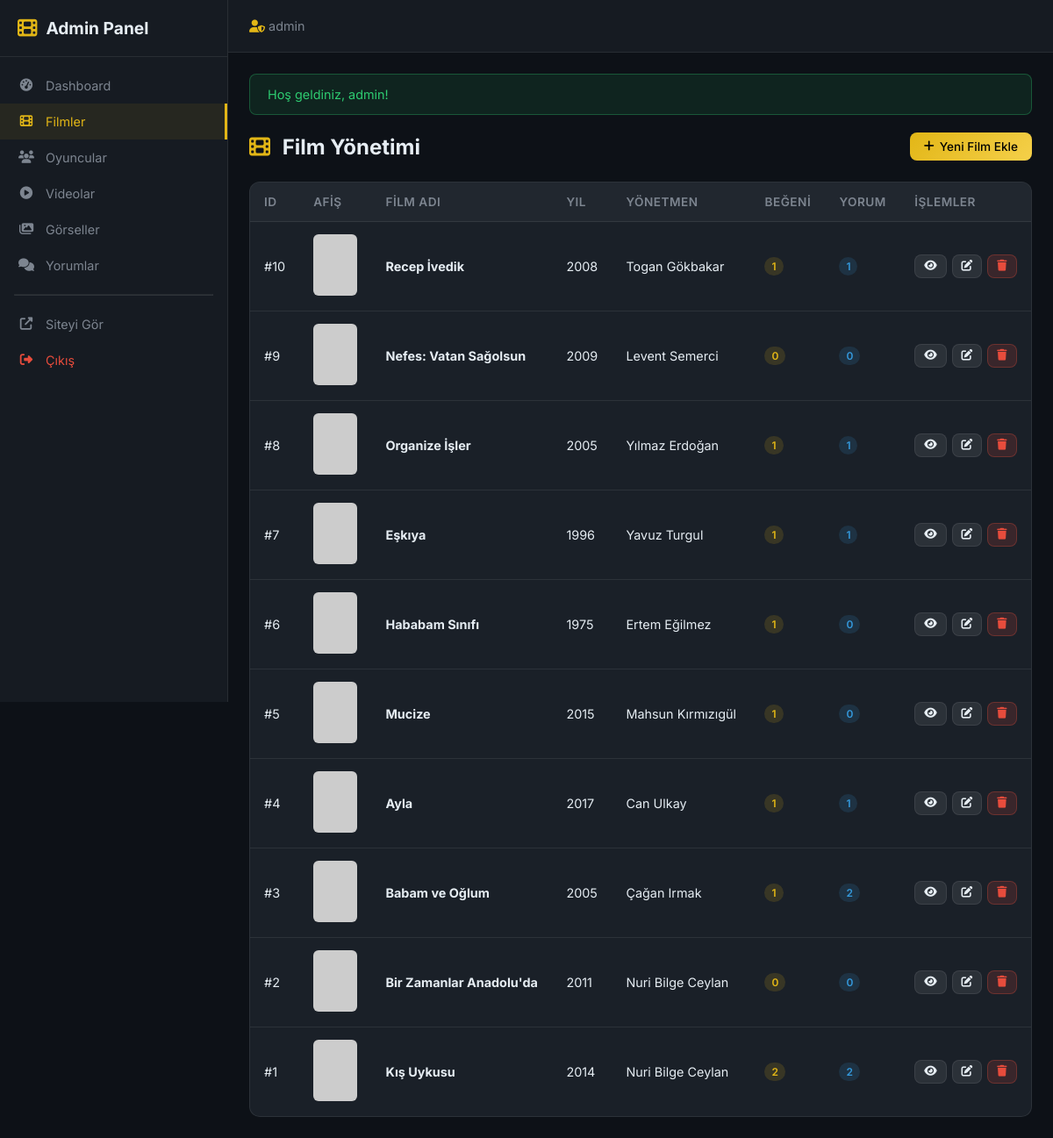
/admin/movies.php (signed in), run on the app's committed database.
### tables this page shows
CREATE TABLE `movies` (
  `id` INTEGER PRIMARY KEY AUTOINCREMENT,
  `title` VARCHAR(255) NOT NULL,
  `year` INTEGER NOT NULL,
  `description` TEXT NOT NULL,
  `poster_url` VARCHAR(500) DEFAULT NULL,
  `cover_url` VARCHAR(500) DEFAULT NULL,
  `director` VARCHAR(100) DEFAULT NULL,
  `genre` VARCHAR(100) DEFAULT NULL,
  `duration` INT DEFAULT NULL ,
  `created_at` DATETIME NOT NULL DEFAULT CURRENT_TIMESTAMP,
  `updated_at` DATETIME DEFAULT NULL 
);

### admin/movies.php (the view, shortened to what this page needs)
<?php
require_once __DIR__ . '/includes/admin_header.php';
$stmt = $pdo->query("
    SELECT m.*, COUNT(l.id) as like_count,
    (SELECT COUNT(*) FROM comments WHERE movie_id = m.id) as comment_count
    FROM movies m
    LEFT JOIN likes l ON m.id = l.movie_id
    GROUP BY m.id
    ORDER BY m.id DESC
");
$movies = $stmt->fetchAll();
?>
<div class="admin-page-header">
    <h1><i class="fas fa-film"></i> Film Yönetimi</h1>
    <a href="<?= SITE_URL ?>/admin/movie_form.php" class="admin-btn admin-btn-primary">
        <i class="fas fa-plus"></i> Yeni Film Ekle
    </a>
</div>
<div class="admin-table-wrapper">
    <table class="admin-table">
        <thead>
            <tr>
                <th>ID</th>
                <th>Afiş</th>
                <th>Film Adı</th>
                <th>Yıl</th>
                <th>Yönetmen</th>
                <th>Beğeni</th>
                <th>Yorum</th>
                <th>İşlemler</th>
            </tr>
        </thead>
        <tbody>
            <?php foreach ($movies as $movie): ?>
                <tr>
                    <td>#<?= $movie['id'] ?></td>
                    <td>
                        <img src="<?= e($movie['poster_url'] ?: 'https://via.placeholder.com/50x70/1a1a2e/e2b616?text=F') ?>"
                             alt="" onerror="this.src='https://via.placeholder.com/50x70/1a1a2e/e2b616?text=F'">
                    </td>
                    <td><strong><?= e($movie['title']) ?></strong></td>
                    <td><?= e($movie['year']) ?></td>
                    <td><?= e($movie['director'] ?? '-') ?></td>
                    <td><span class="badge badge-gold"><?= $movie['like_count'] ?></span></td>
                    <td><span class="badge badge-blue"><?= $movie['comment_count'] ?></span></td>
                    <td>
                        <div class="admin-actions">
                            <a href="<?= SITE_URL ?>/movie.php?id=<?= $movie['id'] ?>" class="admin-btn admin-btn-secondary admin-btn-sm" target="_blank">
                                <i class="fas fa-eye"></i>
                            </a>
                            <a href="<?= SITE_URL ?>/admin/movie_form.php?id=<?= $movie['id'] ?>" class="admin-btn admin-btn-secondary admin-btn-sm">
                                <i class="fas fa-edit"></i>
                            </a>
                            <a href="<?= SITE_URL ?>/admin/movies.php?delete=<?= $movie['id'] ?>&token=<?= $_SESSION['csrf_token'] ?>"
                               class="admin-btn admin-btn-danger admin-btn-sm delete-confirm">
                                <i class="fas fa-trash"></i>
                            </a>
                        </div>
                    </td>
                </tr>
            <?php endforeach; ?>
        </tbody>
    </table>
</div>
<?php require_once __DIR__ . '/includes/admin_footer.php'; ?>

### assets/css/admin.css (style rules this page uses)
:root { --admin-sidebar-width: 260px; --admin-bg: #0d1117; --admin-sidebar-bg: #161b22; --admin-card-bg: #1a2028; --admin-border: rgba(255,255,255,0.08); --admin-accent: #e2b616; --admin-text: #e6edf3; --admin-text-muted: #7d8590; }
* { margin: 0; padding: 0; box-sizing: border-box; }
body.admin-body { font-family: 'Inter', sans-serif; background: var(--admin-bg); color: var(--admin-text); min-height: 100vh; }
a { color: var(--admin-accent); text-decoration: none; }
.admin-page-header { display: flex; align-items: center; justify-content: space-between; margin-bottom: 24px; flex-wrap: wrap; gap: 12px; }
.admin-page-header h1 { font-size: 1.5rem; font-weight: 700; }
.admin-page-header h1 i { color: var(--admin-accent); margin-right: 8px; }
.admin-table-wrapper { background: var(--admin-card-bg); border: 1px solid var(--admin-border); border-radius: 12px; overflow: hidden; }
.admin-table { width: 100%; border-collapse: collapse; }
.admin-table th { padding: 14px 16px; text-align: left; font-size: 0.85rem; font-weight: 600; color: var(--admin-text-muted); text-transform: uppercase; letter-spacing: 0.5px; background: rgba(255,255,255,0.03); border-bottom: 1px solid var(--admin-border); }
.admin-table td { padding: 14px 16px; font-size: 0.9rem; border-bottom: 1px solid var(--admin-border); vertical-align: middle; }
.admin-table tr:last-child td { border-bottom: none; }
.admin-table img { width: 50px; height: 70px; object-fit: cover; border-radius: 6px; }
.admin-btn { display: inline-flex; align-items: center; gap: 6px; padding: 8px 16px; border-radius: 8px; font-size: 0.85rem; font-weight: 500; cursor: pointer; border: none; transition: all 0.2s ease; text-decoration: none; }
.admin-btn-primary { background: linear-gradient(135deg, #e2b616, #f5d04a); color: #000; }
.admin-btn-danger { background: rgba(231,76,60,0.15); color: #e74c3c; border: 1px solid rgba(231,76,60,0.3); }
.admin-btn-secondary { background: rgba(255,255,255,0.08); color: var(--admin-text); border: 1px solid var(--admin-border); }
.admin-btn-sm { padding: 6px 10px; font-size: 0.8rem; }
.admin-actions { display: flex; gap: 6px; }
.badge { display: inline-block; padding: 3px 8px; border-radius: 50px; font-size: 0.75rem; font-weight: 600; }
.badge-gold { background: rgba(226,182,22,0.15); color: #e2b616; }
.badge-blue { background: rgba(52,152,219,0.15); color: #3498db; }

### data on the page
movies: id "10", title "Recep İvedik", year "2008", director "Togan Gökbakar", like_count "1", comment_count "1"
movies: id "9", title "Nefes: Vatan Sağolsun", year "2009", director "Levent Semerci", like_count "0", comment_count "0"
movies: id "8", title "Organize İşler", year "2005", director "Yılmaz Erdoğan", like_count "1", comment_count "1"
movies: id "7", title "Eşkıya", year "1996", director "Yavuz Turgul", like_count "1", comment_count "1"
movies: id "6", title "Hababam Sınıfı", year "1975", director "Ertem Eğilmez", like_count "1", comment_count "0"
movies: id "5", title "Mucize", year "2015", director "Mahsun Kırmızıgül", like_count "1", comment_count "0"
movies: id "4", title "Ayla", year "2017", director "Can Ulkay", like_count "1", comment_count "1"
movies: id "3", title "Babam ve Oğlum", year "2005", director "Çağan Irmak", like_count "1", comment_count "2"
movies: id "2", title "Bir Zamanlar Anadolu'da", year "2011", director "Nuri Bilge Ceylan", like_count "0", comment_count "0"
movies: id "1", title "Kış Uykusu", year "2014", director "Nuri Bilge Ceylan", like_count "2", comment_count "2"

### other printed values
$_SESSION['username'] "admin"
$_SESSION['flash_success'] "Hoş geldiniz, admin!"
